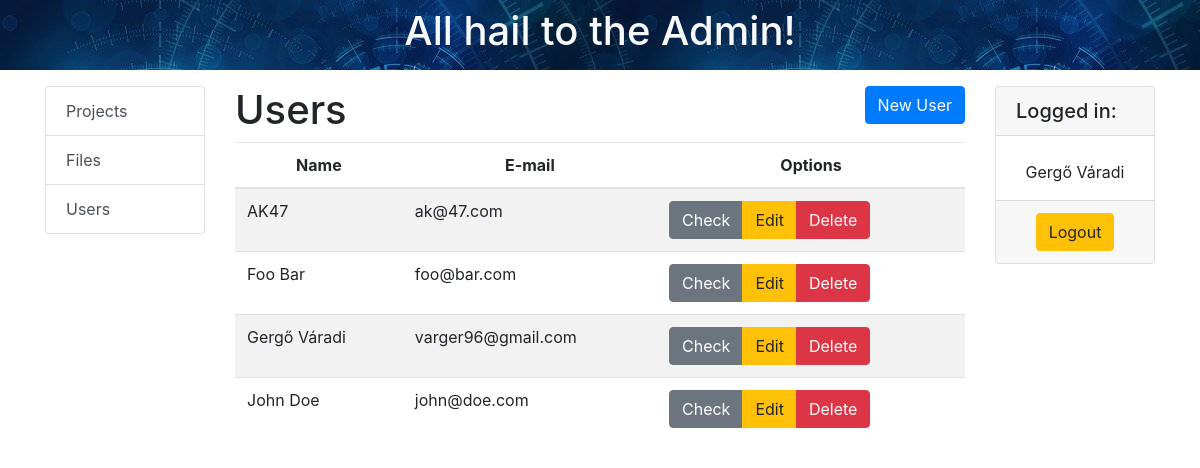
Page /index.php?modules=users (signed in) on the committed database.
### tables this page shows
CREATE TABLE `users` (
  `id` int(10) NOT NULL,
  `name` varchar(255) NOT NULL,
  `email` varchar(255) NOT NULL,
  `password` varchar(255) NOT NULL,
  `birth_date` date NOT NULL,
  `birth_place` varchar(255) DEFAULT NULL,
  `tax_number` int(10) UNSIGNED NOT NULL,
  `mother` varchar(255) NOT NULL,
  `role` tinyint(1) NOT NULL
);

### modules/user_action/list.php (the view, shortened to what this page needs)
<?php
    $query = 'SELECT * FROM users ORDER BY name';
    $result = mysqli_query($db, $query);
?>
     <div class="d-flex bd-highlight">
        <h1 class="flex-grow-1">Users</h1>
        <div>
            <a href="index.php?modules=users&action=new" class="btn btn-primary">
                 New User
            </a>
        </div>
    </div>
    <table class="table table-striped table-hover">
        <thead>
        <tr class="text-center">
            <th scope="col">Name</th>
            <th scope="col">E-mail</th>
            <th scope="col">Options</th>
        </tr>
        </thead>
        <tbody>
        <?php
        while ($row = mysqli_fetch_assoc($result)):
            ?>
            <tr class="row-<?php echo $row['id']; ?>">
                <td><?php echo $row['name']; ?></td>
                <td><?php echo $row['email']; ?></td>
                <td>
                    <div class="btn-group" role="group">
                        <a href="index.php?modules=users&id=<?php echo $row["id"] ?>&action=show"
                            class=" btn btn-secondary"
                            title="Adatlap">
                           Check
                        </a>
                        <a href="index.php?modules=users&id=<?php echo $row["id"] ?>&action=edit"  class=" btn btn-warning"
                           data-toggle="tooltip" data-placement="top" title="Szerkesztés">
                           Edit
                        </a>
                        <a href="index.php?modules=users&id=<?php echo $row["id"] ?>&action=delete"
                           class="btn btn-danger delete"
                           title="Törlés">
                           Delete
                        </a>
                    </div>
                </td>
            </tr>
        <?php endwhile; ?>
        </tbody>
    </table>

### rows in the picture
users: name "AK47", email "ak@47.com"
users: name "Foo Bar", email "foo@bar.com"
users: name "Gergő Váradi", email "varger96@gmail.com"
users: name "John Doe", email "john@doe.com"

### other values in the picture
$_SESSION['name'] "Gergő Váradi"
